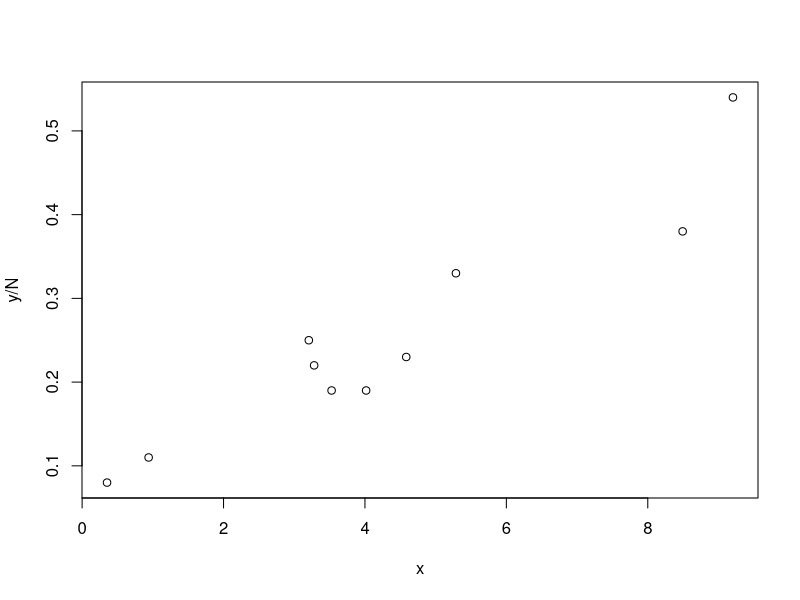

This chart was generated by the following R code:
set.seed(135)
N <- 100
x <- runif(10,0,10)
df <- data.frame(x)
eta <- -2 + x * 0.2 + rnorm(10, mean = 0, sd = 0) # Linear predictor
p.det <- exp(eta) / (1 + exp(eta))
df$y <- rbinom(10, prob = p.det, size = N)
df$Site <- factor(1:10)
df$N <- N
with(df, plot(x, y/N))

# Analyze with glm
mod.binom <- glm(cbind(y, N - y) ~ x, family = binomial, data = df)
print(summary(mod.binom))

library(lme4)
glmm <- glmer(cbind(y, N - y) ~ x + (1|Site), df, family=binomial)
summary(glmm)
